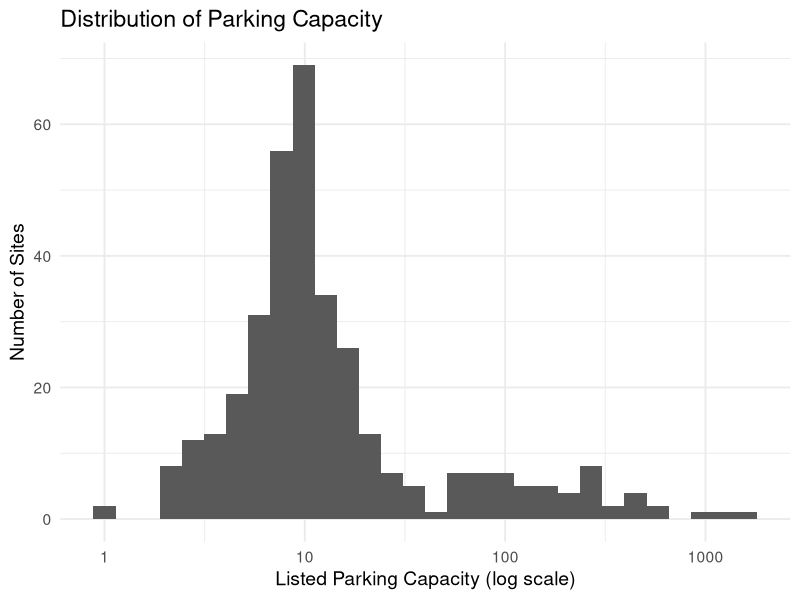
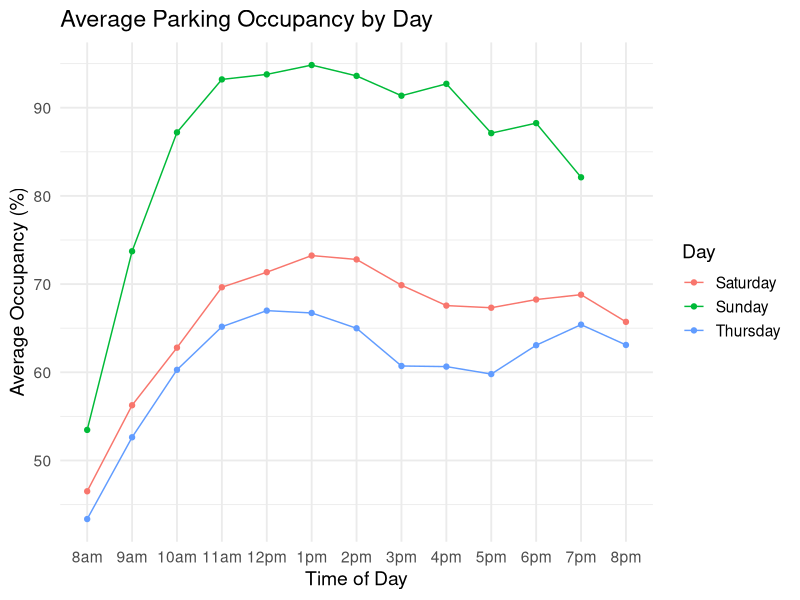
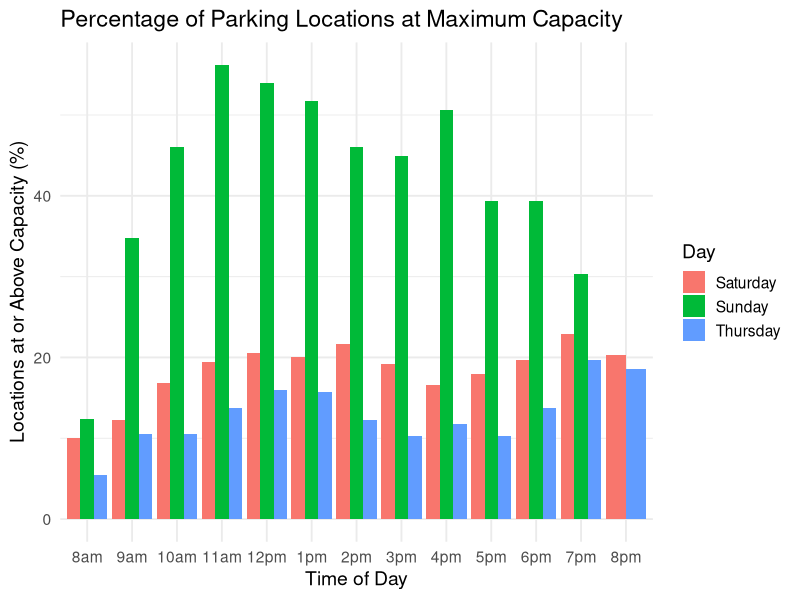

These figures' R source, in order:
library(tidyverse)
library(readr)

# parking_data <- read_csv("parking_study_occupancy_datasd.csv")
parking_data <- read_csv("parking_with_regions.csv")

# Create report image directory if it does not already exist
dir.create(
  "docs/images",
  recursive = TRUE,
  showWarnings = FALSE
)

# See if site_id can be converted to integers
# Some identifiers contain decimals such as 38.1, so it cannot.
parking_data %>%
  filter(site_id != as.integer(site_id)) %>%
  select(site_id)

## See counts by day
parking_data %>%
  group_by(day_of_week) %>%
  summarize(n = n())

## See missings
# Several missing occupancy percentages occur when total_inventory = 0.
colSums(is.na(parking_data))

nrow(
  parking_data %>%
    filter(total_inventory == 0)
)

## Create cleaned dataset where total_inventory <= 0 is removed
clean_parking <- parking_data %>%
  filter(total_inventory > 0)

# -------------------------------------------------------------------
# Capacity EDA
# -------------------------------------------------------------------

# A small number of site_id values have slightly different
# total_inventory values across repeated records.
#
# For site-level exploratory analysis, assign each site one
# representative capacity using the median listed inventory.
#
# This prevents the same site from being counted in more than one
# capacity group while leaving the original row-level capacity values
# unchanged for the modeling data.

capacity_variation <- clean_parking %>%
  group_by(site_id) %>%
  summarize(
    capacity_values = n_distinct(total_inventory),
    min_capacity = min(total_inventory, na.rm = TRUE),
    max_capacity = max(total_inventory, na.rm = TRUE),
    .groups = "drop"
  ) %>%
  filter(capacity_values > 1)

cat("\nSites with more than one listed capacity\n")
print(capacity_variation)

capacity_by_site <- clean_parking %>%
  group_by(site_id) %>%
  summarize(
    site_capacity = median(total_inventory, na.rm = TRUE),
    .groups = "drop"
  )

cat(
  "\nUnique positive-capacity sites:",
  nrow(capacity_by_site),
  "\n"
)

# Histogram of one representative capacity per unique site.
#
# A logarithmic x-axis allows both the many small locations and the
# few very large parking facilities to remain visible.

parking_capacity_plot <- ggplot(
  capacity_by_site,
  aes(x = site_capacity)
) +
  geom_histogram(
    bins = 30
  ) +
  scale_x_log10() +
  labs(
    x = "Listed Parking Capacity (log scale)",
    y = "Number of Sites",
    title = "Distribution of Parking Capacity"
  ) +
  theme_minimal(
    base_size = 14
  )

ggsave(
  filename = "docs/images/parking_capacity_histogram.png",
  plot = parking_capacity_plot,
  width = 8,
  height = 5,
  dpi = 300
)

# Capacity summary based on one representative value per unique site
cat("\nParking Capacity Summary by Unique Site\n")

print(
  summary(
    capacity_by_site$site_capacity
  )
)

# Make sure to note that there are several large-capacity facilities.
# These are retained because they appear to be legitimate study sites.

colSums(
  is.na(clean_parking)
)

# -------------------------------------------------------------------
# Occupancy validity checks
# -------------------------------------------------------------------

# Check whether occupied counts ever exceed listed capacity.

clean_parking %>%
  filter(
    if_any(
      names(clean_parking)[6:18],
      ~ .x > total_inventory
    )
  )

# Check whether occupancy percentage ever exceeds 100%.

clean_parking %>%
  filter(
    if_any(
      names(clean_parking)[19:31],
      ~ .x > 1
    )
  ) %>%
  select(
    total_inventory,
    names(clean_parking)[19:31]
  )

# Look at how much observations exceeded listed capacity.

max_overflows <- clean_parking %>%
  mutate(
    row_max = apply(
      pick(6:18),
      1,
      max,
      na.rm = TRUE
    ),
    max_col = names(
      pick(6:18)
    )[
      apply(
        pick(6:18),
        1,
        which.max
      )
    ]
  ) %>%
  filter(
    row_max > total_inventory
  ) %>%
  select(
    total_inventory,
    row_max,
    max_col
  ) %>%
  mutate(
    overflow_cnt = row_max - total_inventory,
    overflow_pct = row_max / total_inventory - 1
  )

max(
  max_overflows$overflow_cnt
)

# The maximum overflow is only a small number of vehicles.
#
# These observations are retained rather than capped at 100%.
# Capping them would change the original regression target.

# Check that recorded occupancy percentages match:
#
# occupied count / total_inventory

sum(
  clean_parking[6:18] / clean_parking$total_inventory -
    clean_parking[19:31] > 0.001,
  na.rm = TRUE
)

# Sum = 0, so no mismatches.

findIQROutliers <- function(x, s, n) {

  lfence <- quantile(
    x,
    0.25,
    na.rm = TRUE
  ) - (
    1.5 * IQR(
      x,
      na.rm = TRUE
    )
  )

  ufence <- quantile(
    x,
    0.75,
    na.rm = TRUE
  ) + (
    1.5 * IQR(
      x,
      na.rm = TRUE
    )
  )

  out <- !is.na(x) & (
    x < lfence |
      x > ufence
  )

  data.frame(
    site = s[out],
    name = rep(
      n,
      sum(out)
    ),
    pct = x[out],
    lfence = rep(
      lfence,
      sum(out)
    ),
    ufence = rep(
      ufence,
      sum(out)
    )
  )
}

outliers <- Map(
  findIQROutliers,
  clean_parking[19:31],
  s = list(
    clean_parking[[1]]
  ),
  n = names(
    clean_parking
  )[19:31]
) %>%
  bind_rows()

# -------------------------------------------------------------------
# Sunday missing-value check
# -------------------------------------------------------------------

# Every missing 8_pm recording is on a Sunday.

colSums(
  is.na(
    clean_parking %>%
      filter(
        day_of_week == "sunday"
      )
  )
)

nrow(
  clean_parking %>%
    filter(
      day_of_week == "sunday"
    )
)

# Sunday observations do not have an 8 p.m. recording,
# so these values are treated as missing rather than zero.

# -------------------------------------------------------------------
# Prepare long-format dataframe for plotting and modeling
# -------------------------------------------------------------------

# IMPORTANT:
#
# Keep the original row-level total_inventory value here.
#
# The median site capacity created above is used only for site-level
# EDA grouping. It does NOT change the capacity values used by the
# modeling scripts.

rotated_df <- clean_parking |>
  pivot_longer(
    cols = c(
      names(clean_parking)[19:31]
    ),
    names_to = "time",
    values_to = "pct"
  ) |>
  select(
    site_id,
    time,
    pct,
    day_of_week,
    neighborhood,
    region,
    total_inventory
  )

rotated_df$time <- factor(
  rotated_df$time,
  levels = names(clean_parking)[19:31]
)

rotated_df$day_of_week <- case_when(
  rotated_df$day_of_week == "saturday" ~ "Saturday",
  rotated_df$day_of_week == "sunday" ~ "Sunday",
  rotated_df$day_of_week == "thursday" ~ "Thursday"
)

# -------------------------------------------------------------------
# Occupancy by region
# -------------------------------------------------------------------

region_occupancy_summary <- rotated_df %>%
  filter(
    !is.na(pct)
  ) %>%
  group_by(region) %>%
  summarize(
    mean_occupancy_pct = mean(pct) * 100,
    unique_sites = n_distinct(site_id),
    observations = n(),
    .groups = "drop"
  ) %>%
  arrange(
    desc(mean_occupancy_pct)
  )

cat("\nMean Occupancy by Region\n")

print(
  region_occupancy_summary
)

# -------------------------------------------------------------------
# Occupancy by parking capacity group
# -------------------------------------------------------------------

# Assign each unique site to exactly one capacity group using its
# representative median capacity.

site_capacity_groups <- capacity_by_site %>%
  mutate(
    lot_size_group = cut(
      site_capacity,
      breaks = c(
        -Inf,
        5,
        10,
        20,
        50,
        100,
        Inf
      ),
      labels = c(
        "1-5",
        "6-10",
        "11-20",
        "21-50",
        "51-100",
        "101+"
      ),
      right = TRUE
    )
  )

capacity_occupancy_summary <- rotated_df %>%
  filter(
    !is.na(pct)
  ) %>%
  left_join(
    site_capacity_groups %>%
      select(
        site_id,
        site_capacity,
        lot_size_group
      ),
    by = "site_id"
  ) %>%
  group_by(lot_size_group) %>%
  summarize(
    mean_occupancy_pct = mean(pct) * 100,
    unique_sites = n_distinct(site_id),
    observations = n(),
    .groups = "drop"
  )

cat("\nMean Occupancy by Parking Capacity Group\n")

print(
  capacity_occupancy_summary
)

cat(
  "\nUnique sites represented across capacity groups:",
  sum(capacity_occupancy_summary$unique_sites),
  "\n"
)

# -------------------------------------------------------------------
# Plot average occupancy percentage by time and day
# -------------------------------------------------------------------

hourly_occupancy_plot <- ggplot(
  rotated_df %>%
    filter(
      !is.na(pct)
    ) %>%
    group_by(
      time,
      day_of_week
    ) %>%
    summarize(
      avg_pct = mean(pct),
      .groups = "drop"
    ),
  aes(
    x = time,
    y = avg_pct * 100,
    col = day_of_week,
    group = day_of_week
  )
) +
  geom_point() +
  geom_line() +
  labs(
    x = "Time of Day",
    y = "Average Occupancy (%)",
    title = "Average Parking Occupancy by Day",
    col = "Day"
  ) +
  scale_x_discrete(
    labels = c(
      "8am",
      "9am",
      "10am",
      "11am",
      "12pm",
      "1pm",
      "2pm",
      "3pm",
      "4pm",
      "5pm",
      "6pm",
      "7pm",
      "8pm"
    )
  ) +
  theme_minimal(
    base_size = 14
  )

ggsave(
  filename = "docs/images/hourly_occupancy_by_day.png",
  plot = hourly_occupancy_plot,
  width = 9,
  height = 5.5,
  dpi = 300
)

# -------------------------------------------------------------------
# Plot percentage of locations at or above 100% occupancy
# -------------------------------------------------------------------

maximum_capacity_plot <- ggplot(
  rotated_df %>%
    filter(
      !is.na(pct)
    ) %>%
    group_by(
      time,
      day_of_week
    ) %>%
    summarise(
      overall_pct = mean(
        pct >= 1
      ) * 100,
      .groups = "drop"
    ),
  aes(
    x = time,
    y = overall_pct,
    fill = day_of_week
  )
) +
  geom_col(
    position = "dodge"
  ) +
  scale_x_discrete(
    labels = c(
      "8am",
      "9am",
      "10am",
      "11am",
      "12pm",
      "1pm",
      "2pm",
      "3pm",
      "4pm",
      "5pm",
      "6pm",
      "7pm",
      "8pm"
    )
  ) +
  labs(
    x = "Time of Day",
    y = "Locations at or Above Capacity (%)",
    title = "Percentage of Parking Locations at Maximum Capacity",
    fill = "Day"
  ) +
  theme_minimal(
    base_size = 14
  )

ggsave(
  filename = "docs/images/maximum_capacity_by_hour.png",
  plot = maximum_capacity_plot,
  width = 9,
  height = 5.5,
  dpi = 300
)

# -------------------------------------------------------------------
# Final check of number of records by site
# -------------------------------------------------------------------

parking_data %>%
  group_by(site_id) %>%
  summarize(
    n = n()
  )
